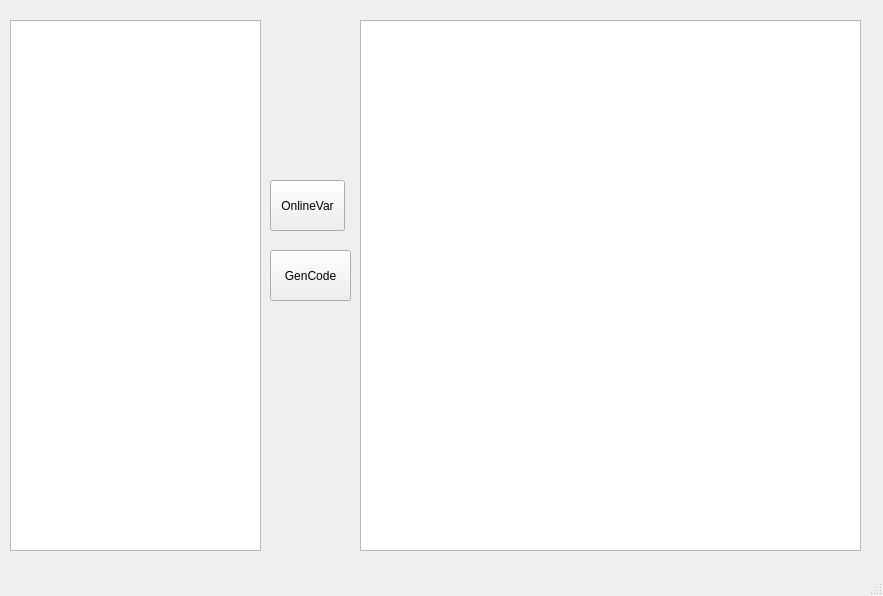
<?xml version="1.0" encoding="UTF-8"?>
<ui version="4.0">
 <class>MainWindow</class>
 <widget class="QMainWindow" name="MainWindow">
  <property name="geometry">
   <rect>
    <x>0</x>
    <y>0</y>
    <width>883</width>
    <height>596</height>
   </rect>
  </property>
  <property name="windowTitle">
   <string>MainWindow</string>
  </property>
  <widget class="QWidget" name="centralwidget">
   <widget class="QPushButton" name="updateButton">
    <property name="geometry">
     <rect>
      <x>270</x>
      <y>250</y>
      <width>81</width>
      <height>51</height>
     </rect>
    </property>
    <property name="text">
     <string>GenCode</string>
    </property>
   </widget>
   <widget class="QTextEdit" name="editbox">
    <property name="geometry">
     <rect>
      <x>10</x>
      <y>20</y>
      <width>251</width>
      <height>531</height>
     </rect>
    </property>
    <property name="font">
     <font>
      <family>Consolas</family>
      <pointsize>10</pointsize>
     </font>
    </property>
    <property name="html">
     <string>&lt;!DOCTYPE HTML PUBLIC &quot;-//W3C//DTD HTML 4.0//EN&quot; &quot;http://www.w3.org/TR/REC-html40/strict.dtd&quot;&gt;
&lt;html&gt;&lt;head&gt;&lt;meta name=&quot;qrichtext&quot; content=&quot;1&quot; /&gt;&lt;style type=&quot;text/css&quot;&gt;
p, li { white-space: pre-wrap; }
&lt;/style&gt;&lt;/head&gt;&lt;body style=&quot; font-family:'Consolas'; font-size:10pt; font-weight:400; font-style:normal;&quot;&gt;
&lt;p style=&quot;-qt-paragraph-type:empty; margin-top:0px; margin-bottom:0px; margin-left:0px; margin-right:0px; -qt-block-indent:0; text-indent:0px; font-family:'MS Shell Dlg 2'; font-size:8.25pt;&quot;&gt;&lt;br /&gt;&lt;/p&gt;&lt;/body&gt;&lt;/html&gt;</string>
    </property>
   </widget>
   <widget class="QTextEdit" name="displaybox">
    <property name="geometry">
     <rect>
      <x>360</x>
      <y>20</y>
      <width>501</width>
      <height>531</height>
     </rect>
    </property>
    <property name="font">
     <font>
      <family>Consolas</family>
      <pointsize>10</pointsize>
     </font>
    </property>
    <property name="lineWrapMode">
     <enum>QTextEdit::NoWrap</enum>
    </property>
   </widget>
   <widget class="QPushButton" name="onlineInsertButton">
    <property name="geometry">
     <rect>
      <x>270</x>
      <y>180</y>
      <width>75</width>
      <height>51</height>
     </rect>
    </property>
    <property name="text">
     <string>OnlineVar</string>
    </property>
   </widget>
  </widget>
  <widget class="QMenuBar" name="menubar">
   <property name="geometry">
    <rect>
     <x>0</x>
     <y>0</y>
     <width>883</width>
     <height>21</height>
    </rect>
   </property>
  </widget>
  <widget class="QStatusBar" name="statusbar"/>
 </widget>
 <resources/>
 <connections/>
</ui>
